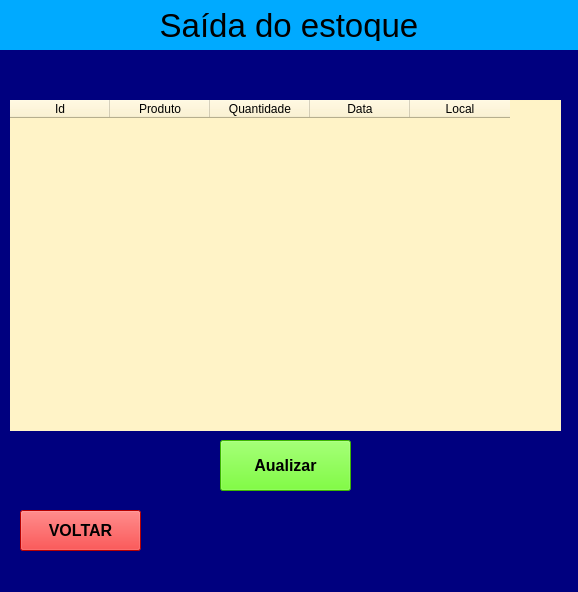
<?xml version="1.0" encoding="UTF-8"?>
<ui version="4.0">
 <class>MainWindow</class>
 <widget class="QMainWindow" name="MainWindow">
  <property name="geometry">
   <rect>
    <x>0</x>
    <y>0</y>
    <width>578</width>
    <height>592</height>
   </rect>
  </property>
  <property name="windowTitle">
   <string>MainWindow</string>
  </property>
  <property name="styleSheet">
   <string notr="true">backgroud-color: rgb(0, 0, 255);</string>
  </property>
  <widget class="QWidget" name="centralwidget">
   <layout class="QVBoxLayout" name="verticalLayout">
    <property name="spacing">
     <number>0</number>
    </property>
    <property name="leftMargin">
     <number>0</number>
    </property>
    <property name="topMargin">
     <number>0</number>
    </property>
    <property name="rightMargin">
     <number>0</number>
    </property>
    <property name="bottomMargin">
     <number>0</number>
    </property>
    <item>
     <widget class="QFrame" name="frame">
      <property name="enabled">
       <bool>true</bool>
      </property>
      <property name="maximumSize">
       <size>
        <width>16777215</width>
        <height>50</height>
       </size>
      </property>
      <property name="font">
       <font>
        <kerning>true</kerning>
       </font>
      </property>
      <property name="styleSheet">
       <string notr="true">background-color: rgb(0, 170, 255);</string>
      </property>
      <property name="frameShape">
       <enum>QFrame::NoFrame</enum>
      </property>
      <property name="frameShadow">
       <enum>QFrame::Raised</enum>
      </property>
      <layout class="QVBoxLayout" name="verticalLayout_2">
       <item>
        <widget class="QLabel" name="label">
         <property name="minimumSize">
          <size>
           <width>0</width>
           <height>0</height>
          </size>
         </property>
         <property name="font">
          <font>
           <pointsize>25</pointsize>
          </font>
         </property>
         <property name="layoutDirection">
          <enum>Qt::LeftToRight</enum>
         </property>
         <property name="frameShape">
          <enum>QFrame::NoFrame</enum>
         </property>
         <property name="text">
          <string>Saída do estoque</string>
         </property>
         <property name="alignment">
          <set>Qt::AlignCenter</set>
         </property>
        </widget>
       </item>
      </layout>
     </widget>
    </item>
    <item>
     <widget class="QFrame" name="frame_2">
      <property name="maximumSize">
       <size>
        <width>16777215</width>
        <height>16777213</height>
       </size>
      </property>
      <property name="styleSheet">
       <string notr="true">background-color: rgb(0, 0, 127);</string>
      </property>
      <property name="frameShape">
       <enum>QFrame::NoFrame</enum>
      </property>
      <property name="frameShadow">
       <enum>QFrame::Raised</enum>
      </property>
      <widget class="QPushButton" name="pushButton_4">
       <property name="geometry">
        <rect>
         <x>20</x>
         <y>460</y>
         <width>121</width>
         <height>41</height>
        </rect>
       </property>
       <property name="font">
        <font>
         <pointsize>12</pointsize>
         <weight>75</weight>
         <bold>true</bold>
        </font>
       </property>
       <property name="styleSheet">
        <string notr="true">background-color: rgb(255, 0, 0);</string>
       </property>
       <property name="text">
        <string>VOLTAR</string>
       </property>
      </widget>
      <widget class="QPushButton" name="pushButton_5">
       <property name="geometry">
        <rect>
         <x>220</x>
         <y>390</y>
         <width>131</width>
         <height>51</height>
        </rect>
       </property>
       <property name="font">
        <font>
         <pointsize>12</pointsize>
         <weight>75</weight>
         <bold>true</bold>
        </font>
       </property>
       <property name="styleSheet">
        <string notr="true">background-color: rgb(85, 255, 0);</string>
       </property>
       <property name="text">
        <string>Aualizar</string>
       </property>
      </widget>
      <widget class="QTableWidget" name="tableWidget">
       <property name="geometry">
        <rect>
         <x>10</x>
         <y>50</y>
         <width>551</width>
         <height>331</height>
        </rect>
       </property>
       <property name="font">
        <font>
         <pointsize>10</pointsize>
        </font>
       </property>
       <property name="styleSheet">
        <string notr="true">background-color: rgb(255, 243, 199);</string>
       </property>
       <property name="frameShape">
        <enum>QFrame::NoFrame</enum>
       </property>
       <property name="frameShadow">
        <enum>QFrame::Sunken</enum>
       </property>
       <property name="gridStyle">
        <enum>Qt::NoPen</enum>
       </property>
       <column>
        <property name="text">
         <string>Id</string>
        </property>
       </column>
       <column>
        <property name="text">
         <string>Produto</string>
        </property>
       </column>
       <column>
        <property name="text">
         <string>Quantidade</string>
        </property>
       </column>
       <column>
        <property name="text">
         <string>Data</string>
        </property>
       </column>
       <column>
        <property name="text">
         <string>Local</string>
        </property>
       </column>
      </widget>
     </widget>
    </item>
   </layout>
  </widget>
  <widget class="QMenuBar" name="menubar">
   <property name="geometry">
    <rect>
     <x>0</x>
     <y>0</y>
     <width>578</width>
     <height>21</height>
    </rect>
   </property>
  </widget>
 </widget>
 <resources/>
 <connections/>
</ui>
